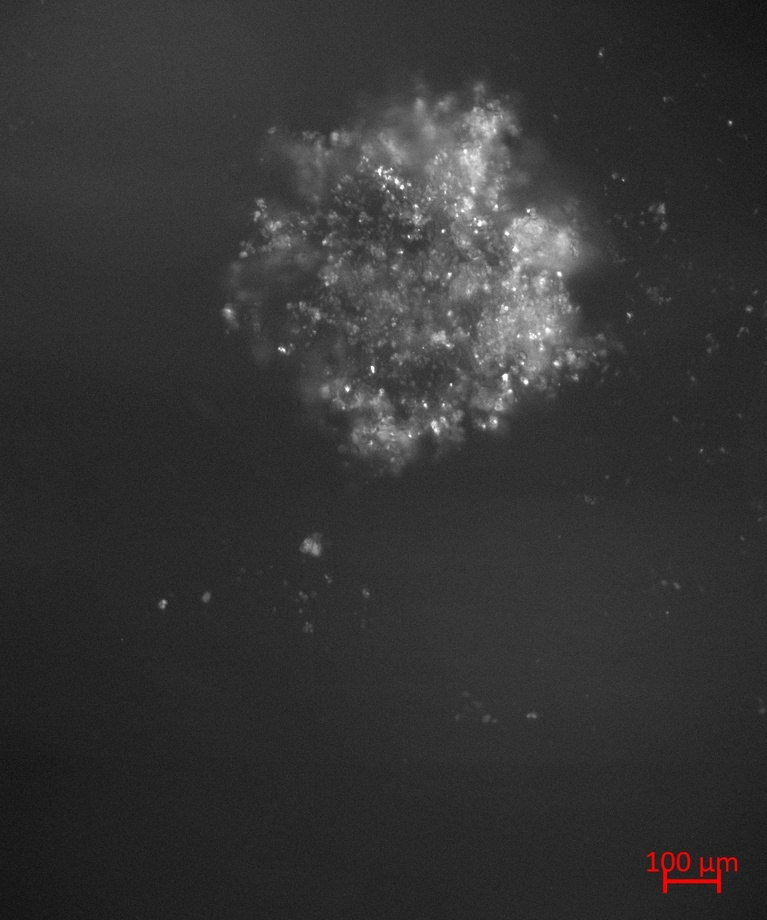
#> input picture Images/1_Micro_10_2000_47_6_33.jpg, 767 x 920 px, shrunk from 1028 x 1232 before the run, found by its file name
$ python Islands_identification.py
#> lines starting #> are read from the running program, lines starting #| are printed output that depends on the picture; after the words box and inside, x2 and y2 are one past the last pixel; in counts of white or black regions, pixels touching at a corner belong together
import cv2

# Path
image_path = r"D:\Tratamento\Tratamento-de-imagens-FUNWAX-main\Images\1_Micro_10_2000_47_6_33.jpg"

# lê imagem
img = cv2.imread(image_path)
#> img is the input picture: shape (920, 767, 3); mean B, G, R 52.1, 52.1, 52.4

# Converte para escala de cinza
gray = cv2.cvtColor(img, cv2.COLOR_BGR2GRAY)

# thresholding
ret, thresh = cv2.threshold(gray, 60, 255, cv2.THRESH_BINARY)
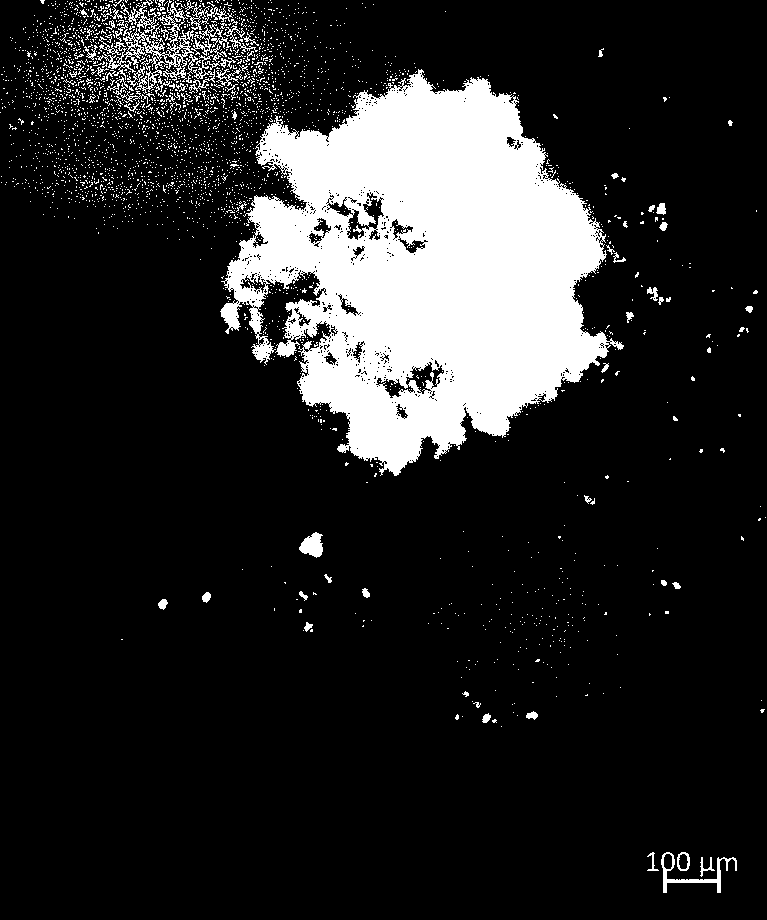
#> thresh: shape (920, 767); 15.4% white; 2999 white regions (2923 under 20 px)

# Encontra contornos
contours, _ = cv2.findContours(thresh, cv2.RETR_EXTERNAL, cv2.CHAIN_APPROX_SIMPLE)
#> contours = 2949 contours, 2907 with area under 20; largest, box (x1, y1, x2, y2) and area: (220, 69, 624, 476) 97184, (97, 0, 194, 94) 2162, (661, 852, 737, 893) 540, (299, 532, 323, 558) 370, (191, 24, 231, 62) 264

# Encontra contorno com maior área
largest_contour = max(contours, key=cv2.contourArea)
#> largest_contour = contour of 2642 points, box (x1, y1, x2, y2) (220, 69, 624, 476), area 97184

# Retâgulo em torno do maior contorno
x, y, w, h = cv2.boundingRect(largest_contour)
#> x = 220; y = 69; w = 404; h = 407

# Crop
cropped_gray = gray[y:y+h, x:x+w]
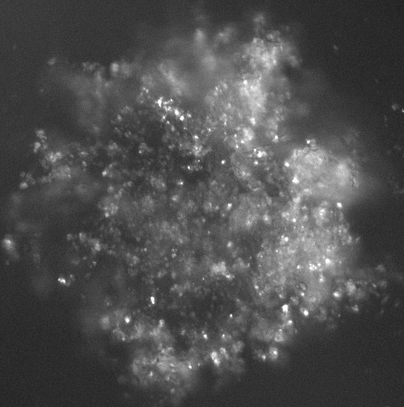
#> cropped_gray: shape (407, 404); min 32, max 255, mean 78.3
cropped_color = img[y:y+h, x:x+w]

# Mostra crop
cv2.imshow("Cropped Gray", cropped_gray)
cv2.imshow("Cropped Color", cropped_color)

cv2.waitKey(0)
cv2.destroyAllWindows()

$ run again, with Images/1_Micro_10_1000_47_6_1.jpg copied over Images/1_Micro_10_2000_47_6_33.jpg
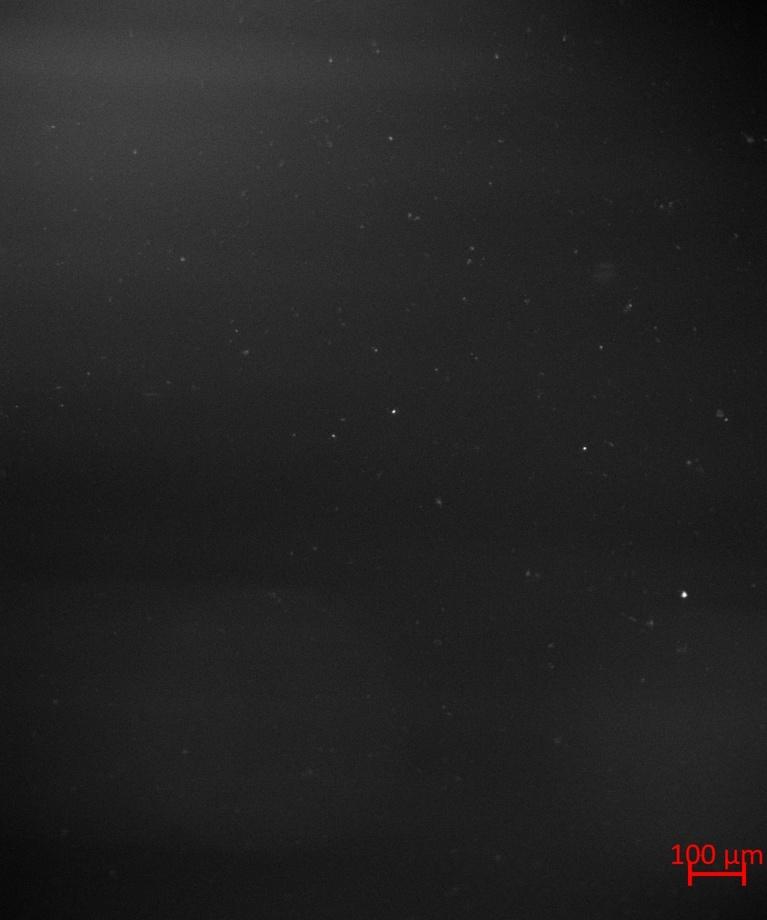
#> input picture Images/1_Micro_10_1000_47_6_1.jpg, 767 x 920 px, shrunk from 1028 x 1232 before the run, found by its file name
#> img is the input picture: shape (920, 767, 3); mean B, G, R 34.9, 34.9, 35.2
#> `ret, thresh = cv2.threshold(gray, 60, 255, cv2.THRESH_BINARY)`:
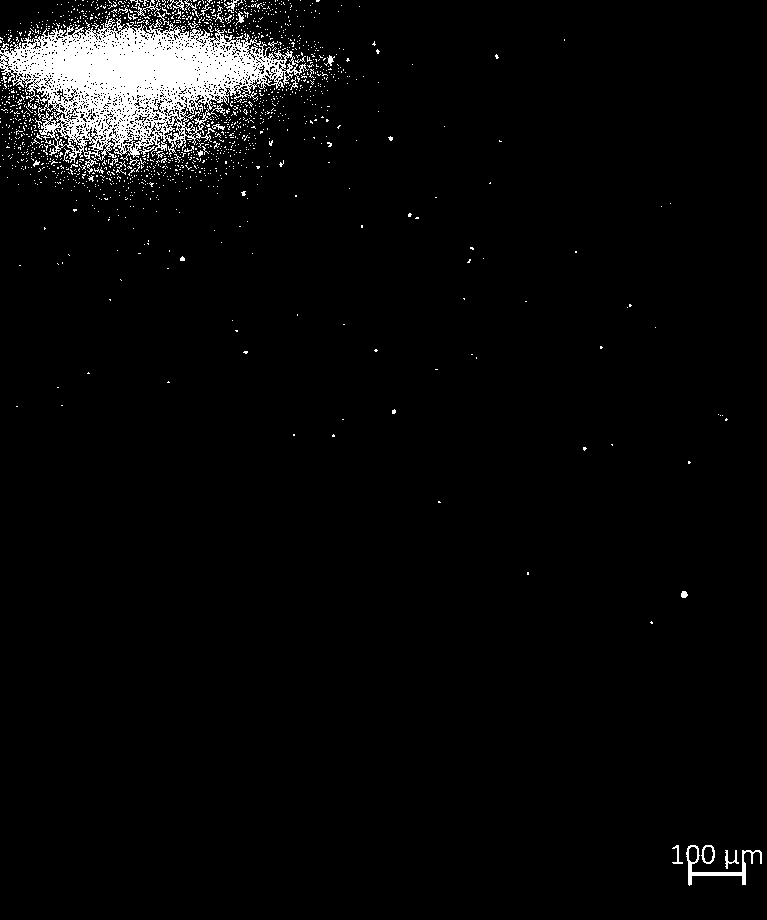
#> thresh: shape (920, 767); 3.8% white; 1382 white regions (1349 under 20 px)
#> contours = 1367 contours, 1355 with area under 20; largest, box (x1, y1, x2, y2) and area: (0, 12, 309, 174) 24717, (686, 845, 762, 886) 528, (701, 845, 715, 864) 188, (167, 0, 199, 18) 60, (725, 850, 739, 869) 50
#> largest_contour = contour of 2054 points, box (x1, y1, x2, y2) (0, 12, 309, 174), area 24717
#> x = 0; y = 12; w = 309; h = 162
#> `cropped_gray = gray[y:y+h, x:x+w]`:
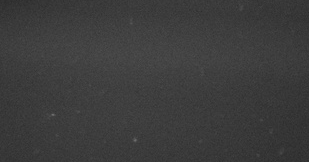
#> cropped_gray: shape (162, 309); min 43, max 110, mean 60.4

$ run again, with Images/1_Micro_10_1000_47_6_13.jpg copied over Images/1_Micro_10_2000_47_6_33.jpg
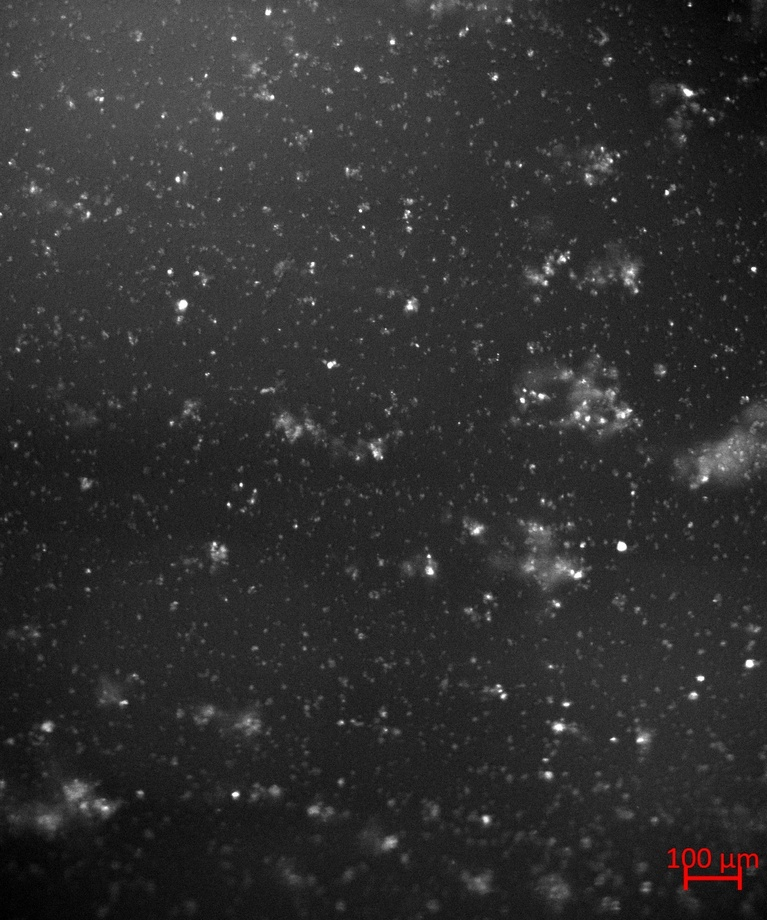
#> input picture Images/1_Micro_10_1000_47_6_13.jpg, 767 x 920 px, shrunk from 1028 x 1232 before the run, found by its file name
#> img is the input picture: shape (920, 767, 3); mean B, G, R 47.8, 47.8, 48.1
#> `ret, thresh = cv2.threshold(gray, 60, 255, cv2.THRESH_BINARY)`:
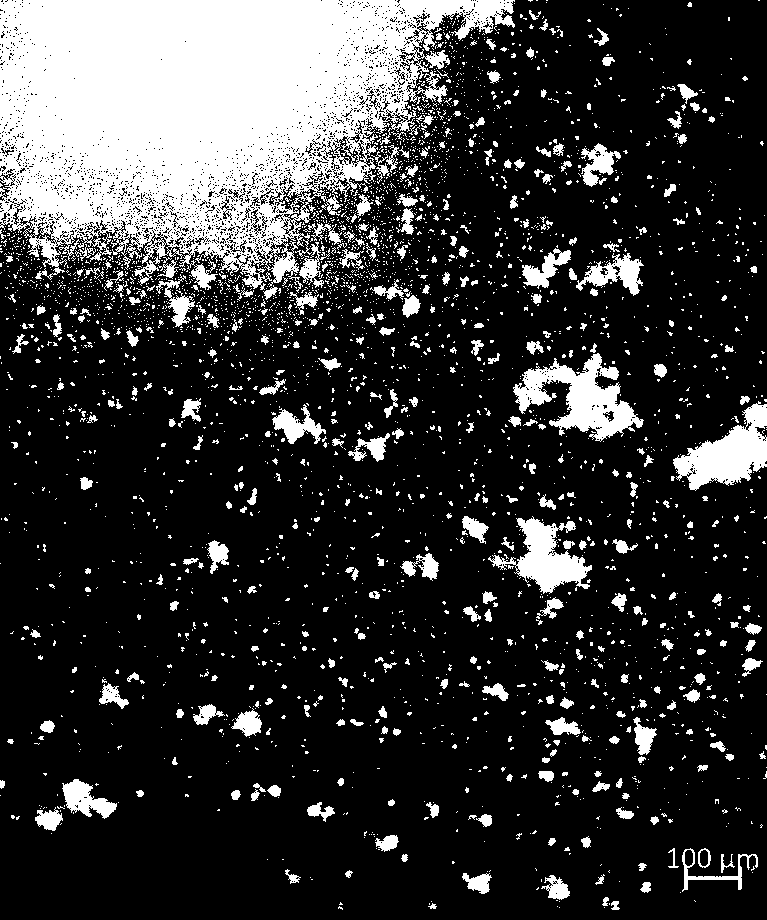
#> thresh: shape (920, 767); 20.9% white; 3582 white regions (3190 under 20 px)
#> contours = 3566 contours, 3308 with area under 20; largest, box (x1, y1, x2, y2) and area: (0, 0, 515, 293) 98218, (513, 353, 644, 442) 4842, (673, 401, 767, 491) 4000, (488, 516, 592, 594) 3064, (576, 253, 644, 296) 1166
#> largest_contour = contour of 3449 points, box (x1, y1, x2, y2) (0, 0, 515, 293), area 98218
#> x = 0; w = 515; h = 293
#> `cropped_gray = gray[y:y+h, x:x+w]`:
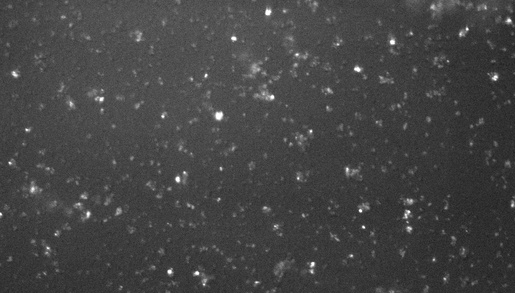
#> cropped_gray: shape (293, 515); min 31, max 255, mean 68.3

$ run again, with Images/1_Micro_10_1000_47_6_33.jpg copied over Images/1_Micro_10_2000_47_6_33.jpg
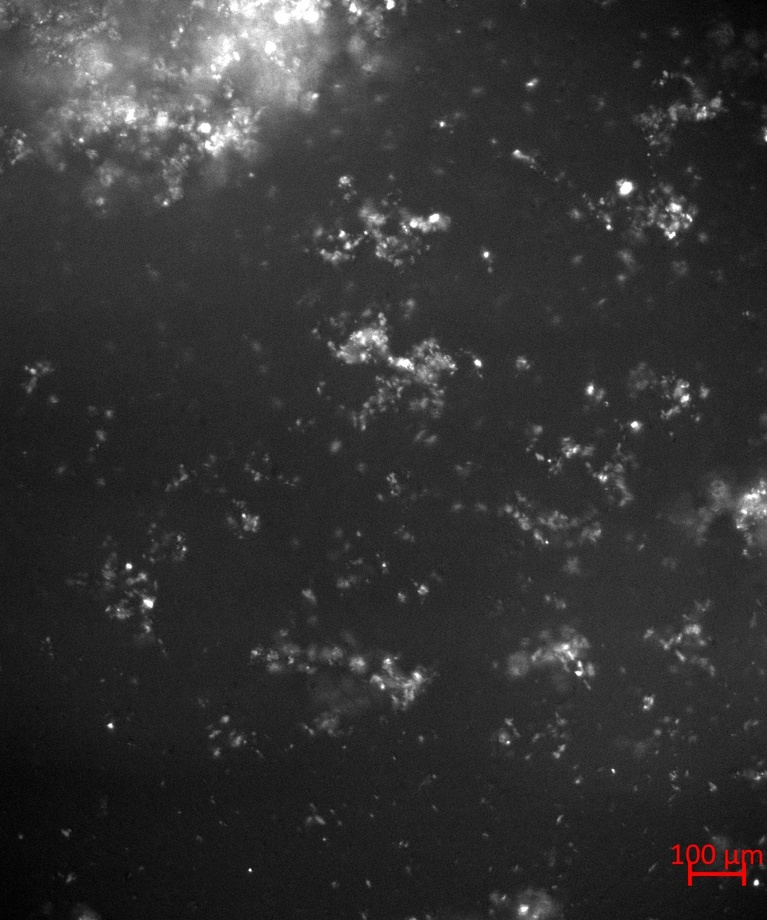
#> input picture Images/1_Micro_10_1000_47_6_33.jpg, 767 x 920 px, shrunk from 1028 x 1232 before the run, found by its file name
#> img is the input picture: shape (920, 767, 3); mean B, G, R 51, 51, 51.3
#> `ret, thresh = cv2.threshold(gray, 60, 255, cv2.THRESH_BINARY)`:
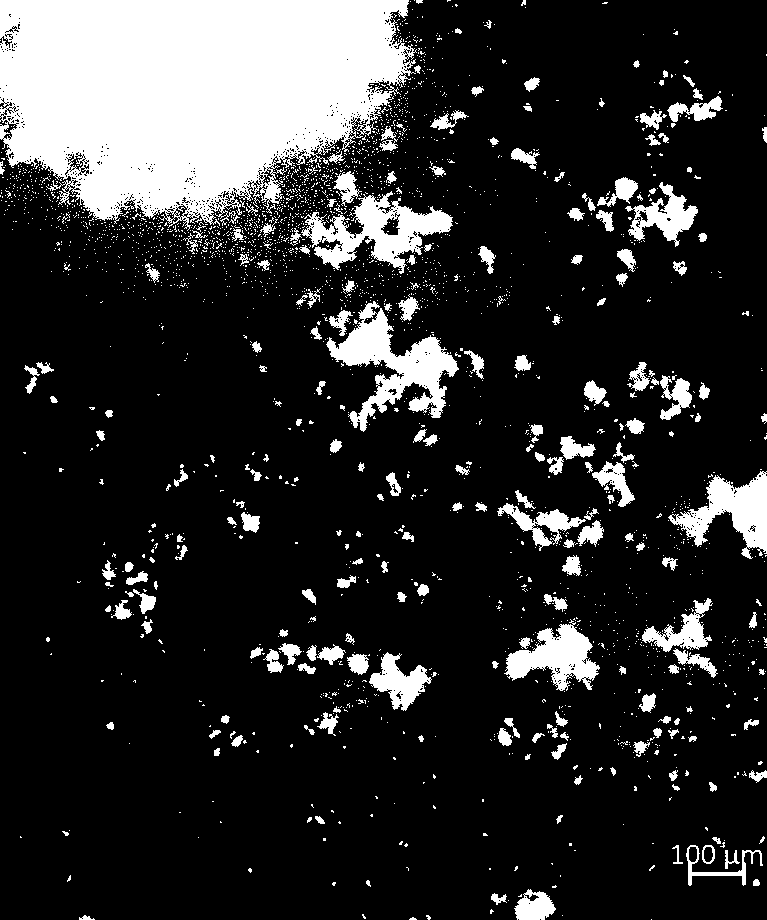
#> thresh: shape (920, 767); 17.6% white; 2653 white regions (2428 under 20 px)
#> contours = 2635 contours, 2455 with area under 20; largest, box (x1, y1, x2, y2) and area: (0, 0, 417, 231) 71802, (326, 301, 459, 432) 5890, (301, 191, 453, 274) 5134, (668, 471, 767, 559) 3668, (504, 619, 600, 691) 3160
#> largest_contour = contour of 1794 points, box (x1, y1, x2, y2) (0, 0, 417, 231), area 71802
#> x = 0; w = 417; h = 231
#> `cropped_gray = gray[y:y+h, x:x+w]`:
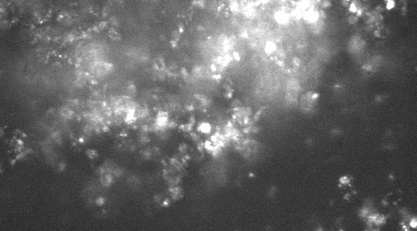
#> cropped_gray: shape (231, 417); min 38, max 255, mean 101.6
